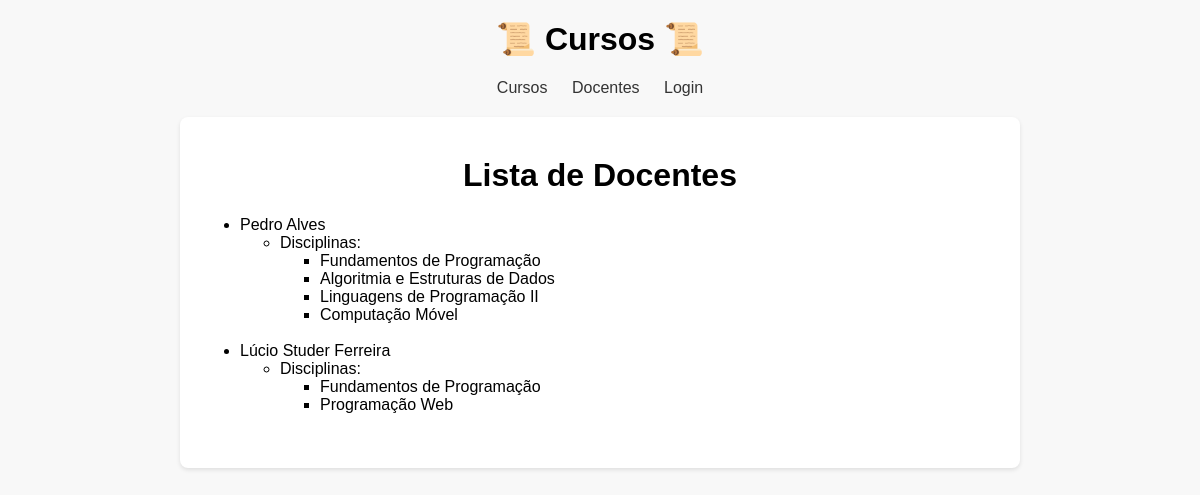
Screenshot of /curso/docentes/ with the database file from the repository.
### curso/models.py (models this page shows, shortened)
class Docente(models.Model):
    nome = models.CharField(max_length=100)
    disciplinas = models.ManyToManyField(Disciplina)

class Disciplina(models.Model):
    nome = models.CharField(max_length=100)
    ano = models.IntegerField()
    semestre = models.IntegerField()
    ects = models.IntegerField()
    curricularIUnitReadableCode = models.CharField(max_length=100)
    area_cientifica = models.ForeignKey(AreaCientifica, on_delete=models.CASCADE)
    projetos = models.ManyToManyField("Projeto")

### curso/views.py (the view)
# urls.py: path('docentes/', listar_docentes, name='listar_docentes'),
def listar_docentes(request):
    docentes = Docente.objects.all()
    context = {
        'docentes': docentes
    }
    return render(request, 'curso/docentes.html', context)

### curso/templates/curso/docentes.html (shortened to what this page needs)
{% extends 'curso/layout.html' %}
{% block content %}
<h1>Lista de Docentes</h1>
<ul>
    {% for docente in docentes %}
    <li>
        {{ docente.nome }}
    </li>
    <ul>
        <li>Disciplinas:
            <ul>
                {% for disciplina in docente.disciplinas.all %}
                    <li>{{ disciplina.nome }}</li>
                {% endfor %}
            </ul>
        </li>
    </ul>
    <br>
    {% endfor %}
</ul>
{% endblock %}

### static/css/css-curso.css (style rules this page uses)
body { font-family: Arial, sans-serif; margin: 0; padding: 0; background-color: #f8f8f8; }
h1 { text-align: center; margin-top: 20px; }

### rows the page displays
Docente: nome "Pedro Alves"
Disciplina: nome "Fundamentos de Programação"
Disciplina: nome "Algoritmia e Estruturas de Dados"
Disciplina: nome "Linguagens de Programação II"
Disciplina: nome "Computação Móvel"
Docente: nome "Lúcio Studer Ferreira"
Disciplina: nome "Programação Web"
